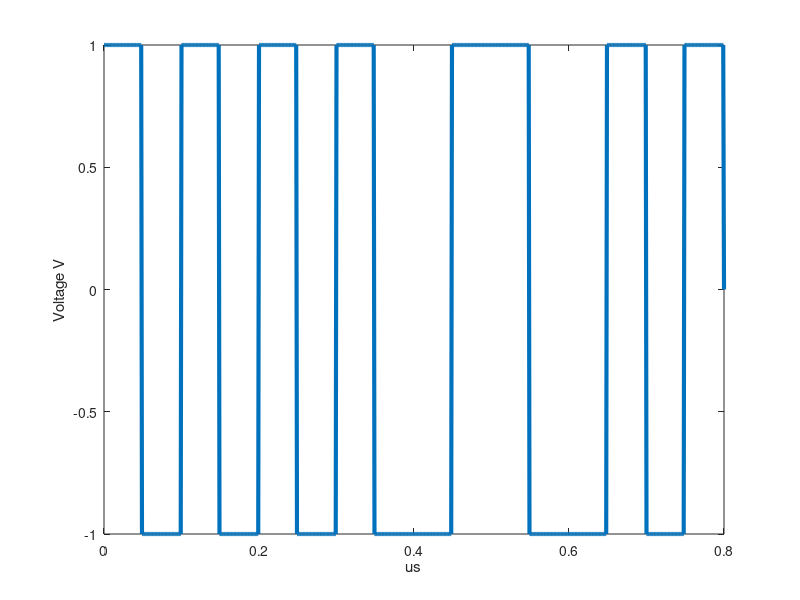

The MATLAB script that drew this image:
k = 8 % 8 Bit-Payload

% 1
bits = [1 1 1 1 0 1 0 0] %randi([0 1], k, 1);

% 2
% 10Mbps -> 1 bit / us 
% Abtastrate = 1Ghz -> 1 Abtastwert pro ns

bitrate = 10
n = 100;
T = length(bits)/bitrate;
N = n*length(bits);
dt = T/N;
t = 0:dt:T;
x = zeros(1,length(t));
for i=1:length(bits)
  if bits(i)==1
    x((i-1)*n+1:(i-1)*n+n/2) = 1;
    x((i-1)*n+n/2:i*n) = -1;
  else
    x((i-1)*n+1:(i-1)*n+n/2) = -1;
    x((i-1)*n+n/2:i*n) = 1;
  end
end

plot(t, x, 'Linewidth', 3);
xlabel('us');

% 3

ylabel('Voltage V');